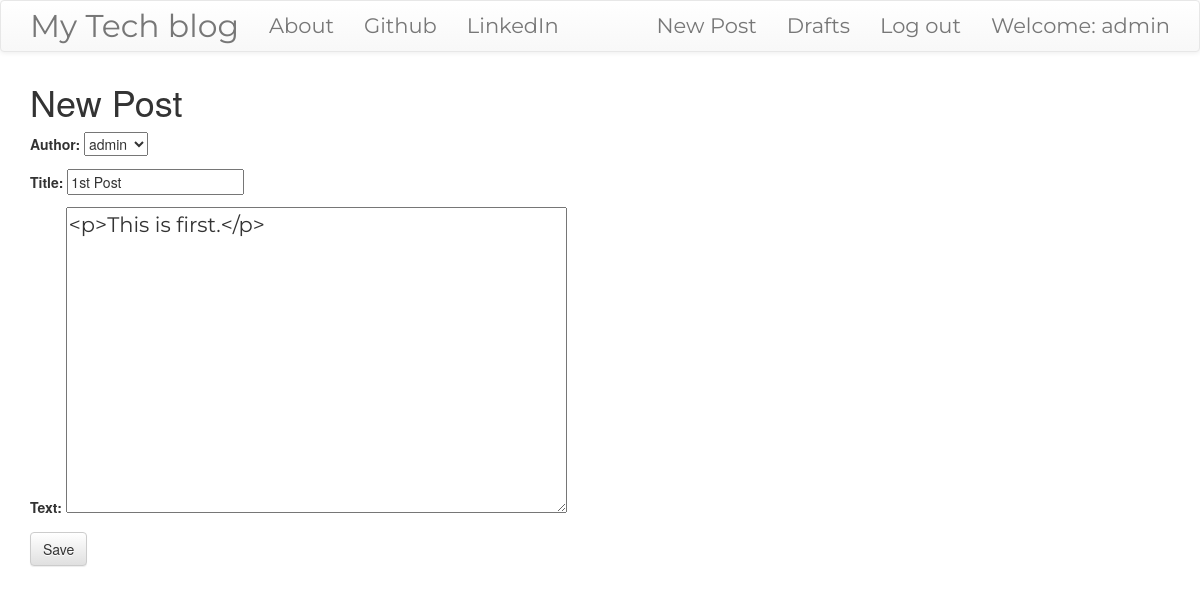
The app's page /post/10/edit/ (signed in) with its own data.
### blog/models.py (models this page shows, shortened)
class Post(models.Model):
    author = models.ForeignKey('auth.User',on_delete=models.PROTECT) #understand this
    title = models.CharField(max_length=256)
    text = models.TextField()
    create_date = models.DateTimeField(default=timezone.now())
    published_date = models.DateTimeField(blank=True, null=True)

### blog/views.py (the view)
# urls.py: path('post/<int:pk>/edit/',views.PostUpdateView.as_view(),name='post_edit'),
class PostUpdateView(LoginRequiredMixin,UpdateView):
    login_url = '/login/'
    redirect_field_name = 'blog/post_detail.html'
    form_class = PostForm
    model = Post

### blog/forms.py
class PostForm(forms.ModelForm):
    class Meta():
        model = Post
        fields = ('author','title', 'text')
        widgets = {
            'title':forms.TextInput(attrs={'class':'textinputclass'}),
            'text':forms.Textarea(attrs={'class':'editable medium-editor-textarea postcontent'}),
        }

### blog/templates/blog/post_form.html (shortened to what this page needs)
{% extends 'blog/base.html' %}
{% block content %}
<h1>New Post</h1>
<form class="post-form"  method="POST">
  {{form.as_p}}
  <button type="submit" class='save btn btn-default'>Save</button>
</form>
{%endblock%}

### blog/templates/blog/base.html (shortened to what this page needs)
<!DOCTYPE html>
{% load static %}
<html>
    <head>
        <link rel="stylesheet" href="https://maxcdn.bootstrapcdn.com/bootstrap/3.3.7/css/bootstrap.min.css">
        <link rel="stylesheet" href="https://maxcdn.bootstrapcdn.com/bootstrap/3.3.7/css/bootstrap-theme.min.css">
        <link rel="stylesheet" href="//cdn.jsdelivr.net/medium-editor/latest/css/medium-editor.min.css" type="text/css" media="screen" charset="utf-8">
        <link rel="stylesheet" href="{% static 'css/blog.css' %}">
<body class='loader'>
  <nav class="navbar navbar-default techfont custom-navbar">
    <div class="container">
      <ul class="nav navbar-nav">
        <li><a class='navbar-brand bigbrand' href="{% url 'blog:post_list' %}">My Tech blog</a></li>
        <li><a href="{% url 'blog:about' %}">About</a></li>
        <li><a href="https://www.github.com">Github</a></li>
        <li><a href="https://www.linkedin.com">LinkedIn</a></li>
      </ul>
      <ul class="nav navbar-nav navbar-right">
        {% if user.is_authenticated %}
        <li>
          <a href="{% url 'blog:post_new' %}" >New Post</a>
        </li>
        <li>
          <a href="{% url 'blog:post_draft_list' %}">Drafts</a>
        </li>
        <li>
          <a href="{% url 'logout' %}" >Log out</a>
        </li>
        <li>
          <a >Welcome: {{ user.username }}</a>
        </li>
          {% else %}
          <li><a class='nav navbar-right' href="{% url 'login' %}" ><span class="glyphicon glyphicon-user"></span></a></li>
        {% endif %}
      </ul>
  </div>
</nav>
        <div class="content container">
            <div class="row">
                <div class="col-md-8">
                  <div class="blog_posts">
                    {% block content %}
                    {% endblock %}
                  </div>
                </div>
            </div>
        </div>
</body>
</html>

### blog/static/css/blog.css (style rules this page uses)
.techfont { font-family: 'Montserrat', sans-serif; font-size: 1.5em; margin-bottom: 10px; }
.postcontent { font-family: 'Montserrat'; font-size: 1.5em; }
.bigbrand { font-size: 1.5em; }
.loader { filter:hue-rotate(0deg); color: linear-gradient(45deg,#0f8,#08f); animation:hue 5000ms infinite linear; }

### records on screen
Post: author "admin", title "1st Post", text "<p>This is first.</p>"

### other values on screen
{{ user.username }} "admin"
